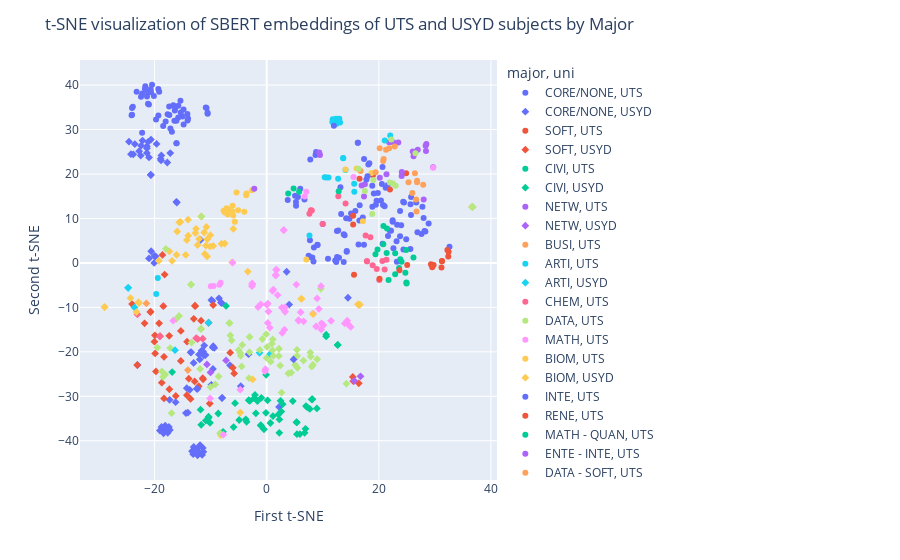

Notebook cell for this chart:
### Code cell
fig = px.scatter(sbert_subject_df, x="x", y="y", color="major", labels={"color": "Major"}, hover_data=["subject_code", "uni"], symbol="uni")
fig.update_layout(
    title="t-SNE visualization of SBERT embeddings of UTS and USYD subjects by Major",
    xaxis_title="First t-SNE",
    yaxis_title="Second t-SNE",
)
fig.show()
